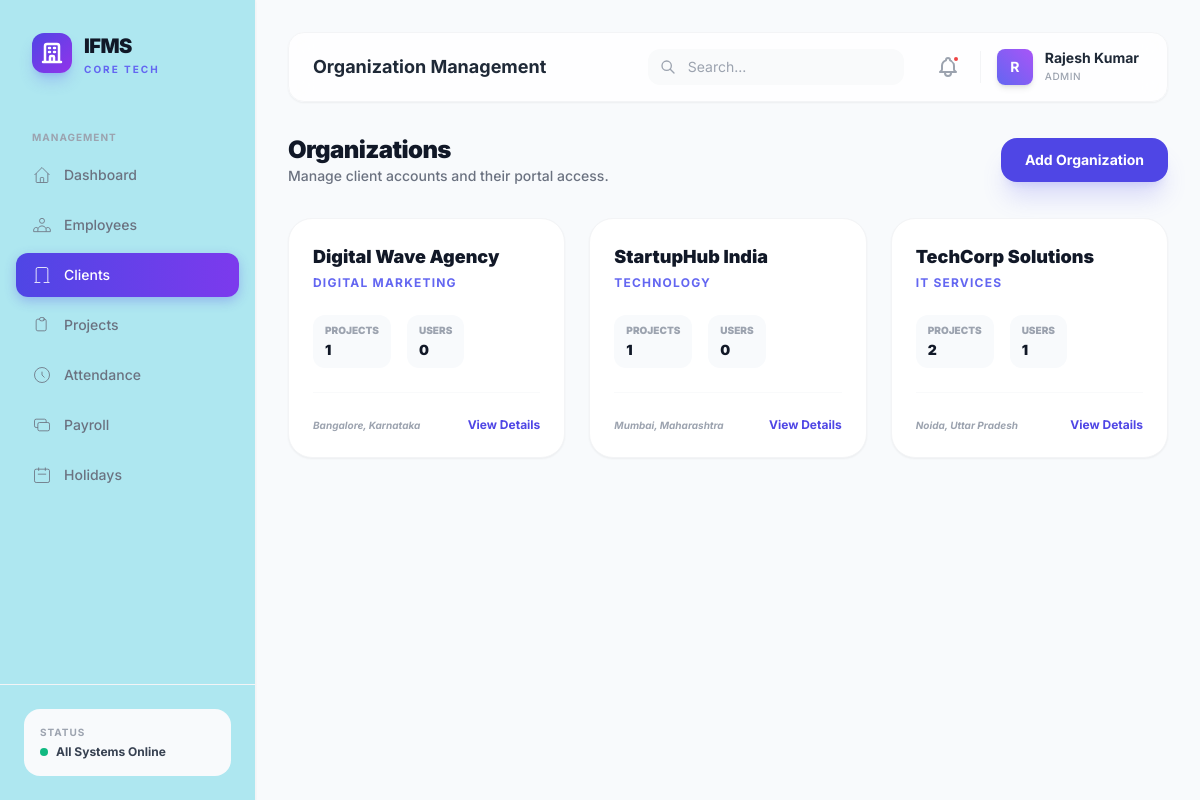
The app's page /admin/clients.php (signed in) with its own data.
### tables this page shows
CREATE TABLE IF NOT EXISTS organizations (
    id INT AUTO_INCREMENT PRIMARY KEY,
    name VARCHAR(255) NOT NULL,
    slug VARCHAR(255) NOT NULL UNIQUE,
    industry VARCHAR(100),
    website VARCHAR(255),
    email VARCHAR(255),
    phone VARCHAR(20),
    address TEXT,
    city VARCHAR(100),
    state VARCHAR(100),
    country VARCHAR(100) DEFAULT 'India',
    pincode VARCHAR(10),
    gst_number VARCHAR(30),
    logo VARCHAR(500),
    is_active TINYINT(1) DEFAULT 1,
    created_at TIMESTAMP DEFAULT CURRENT_TIMESTAMP,
    updated_at TIMESTAMP DEFAULT CURRENT_TIMESTAMP ON UPDATE CURRENT_TIMESTAMP
);

### admin/clients.php (the view, shortened to what this page needs)
<?php
$db = getDB();
$orgs = $db->query("
    SELECT o.*,
        (SELECT COUNT(*) FROM projects p WHERE p.organization_id = o.id) AS project_count,
        (SELECT COUNT(*) FROM client_users cu WHERE cu.organization_id = o.id) AS user_count
    FROM organizations o ORDER BY o.name ASC
")->fetchAll();
include __DIR__ . '/../includes/header.php';
?>
<div class="flex flex-col sm:flex-row sm:items-center justify-between gap-4 mb-8">
    <div>
        <h2 class="text-2xl font-black text-gray-900 tracking-tight">Organizations</h2>
        <p class="text-sm text-gray-500 font-medium">Manage client accounts and their portal access.</p>
    </div>
    <button onclick="openModal('add-org-modal')" class="inline-flex items-center gap-2 px-6 py-3 bg-indigo-600 text-white rounded-2xl font-bold text-sm hover:bg-indigo-700 shadow-xl shadow-indigo-500/20 active:scale-95 transition-all">
        Add Organization
    </button>
</div>
<div class="grid grid-cols-1 md:grid-cols-2 lg:grid-cols-3 gap-6">
    <?php foreach ($orgs as $org): ?>
    <div class="bg-white rounded-3xl border border-gray-100 shadow-sm p-6 hover:shadow-xl transition-all group">
        <h3 class="text-lg font-black text-gray-900 group-hover:text-indigo-600 transition-colors"><?= htmlspecialchars($org['name']) ?></h3>
        <p class="text-xs text-indigo-500 font-bold uppercase tracking-widest mt-1"><?= htmlspecialchars($org['industry']) ?></p>
        <div class="mt-6 flex gap-4">
            <div class="px-3 py-2 bg-slate-50 rounded-xl">
                <p class="text-[10px] font-black text-gray-400 uppercase mb-0.5">Projects</p>
                <p class="text-sm font-black text-gray-900"><?= $org['project_count'] ?></p>
            </div>
            <div class="px-3 py-2 bg-slate-50 rounded-xl">
                <p class="text-[10px] font-black text-gray-400 uppercase mb-0.5">Users</p>
                <p class="text-sm font-black text-gray-900"><?= $org['user_count'] ?></p>
            </div>
        </div>
        <div class="mt-6 pt-6 border-t border-gray-50 flex items-center justify-between">
            <span class="text-[10px] font-bold text-gray-400 italic"><?= htmlspecialchars($org['city']) ?>, <?= htmlspecialchars($org['state']) ?></span>
            <button onclick="openOrgDetailsModal(<?= $org['id'] ?>, '<?= htmlspecialchars($org['name']) ?>')" class="text-xs font-bold text-indigo-600 group-hover:underline">View Details</button>
        </div>
    </div>
    <?php endforeach; ?>
</div>
<?php include __DIR__ . '/../includes/footer.php'; ?>

### includes/header.php (style rules this page uses)
* { font-family: 'Inter', sans-serif; }

### records on screen
organizations: name "Digital Wave Agency", industry "DIGITAL MARKETING", project_count "1", user_count "0", city "Bangalore", state "Karnataka"
organizations: name "StartupHub India", industry "TECHNOLOGY", project_count "1", user_count "0", city "Mumbai", state "Maharashtra"
organizations: name "TechCorp Solutions", industry "IT SERVICES", project_count "2", user_count "1", city "Noida", state "Uttar Pradesh"

### other values on screen
$pageTitle "Organization Management"
substr($user['full_name'], 0, 1) "R"
$user['full_name'] "Rajesh Kumar"
$user['role'] "ADMIN"
